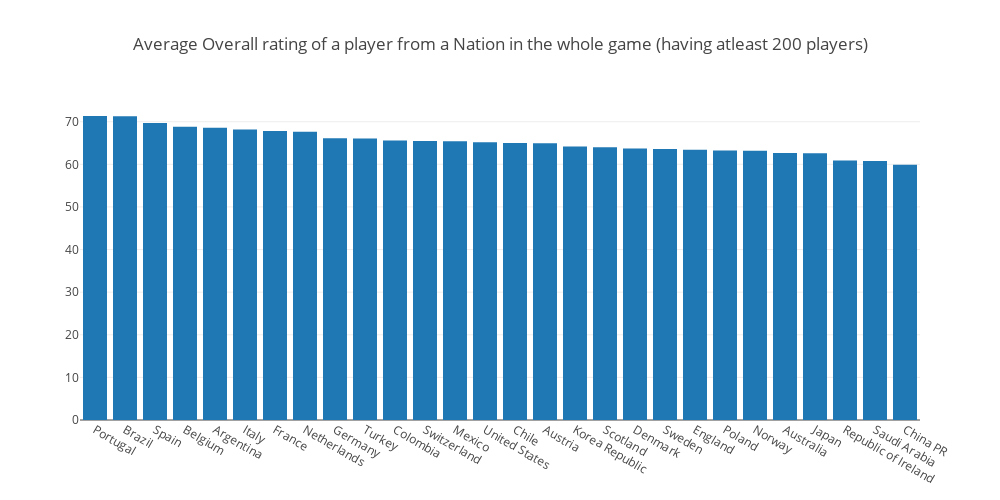

The cell this chart's notebook holds for it:
### Code cell
## So we consider average overall for those team which have atleast 200 players
tm = national_team_data[national_team_data['ID']['count']>200]['Overall']['mean'].sort_values(ascending = False)
plt_data = [go.Bar(
    x = tm.index,
    y = tm
    )]
layout = go.Layout(
    autosize=False,
    width=1000,
    height=500,
    title = "Average Overall rating of a player from a Nation in the whole game (having atleast 200 players)"
)
fig = go.Figure(data=plt_data, layout=layout)
iplot(fig)

### Figure 1 — Plotly figure (JSON) as saved in the notebook; plotly's stock layout.template omitted (floating-point values rounded to 4 significant figures)
{"data": [{"type": "bar", "uid": "808c6783-e4d5-471c-aa6a-23c0995406f0", "x": ["Portugal", "Brazil", "Spain", "Belgium", "Argentina", "Italy", "France", "Netherlands", "Germany", "Turkey", "Colombia", "Switzerland", "Mexico", "United States", "Chile", "Austria", "Korea Republic", "Scotland", "Denmark", "Sweden", "England", "Poland", "Norway", "Australia", "Japan", "Republic of Ireland", "Saudi Arabia", "China PR"], "y": [71.34, 71.27, 69.71, 68.84, 68.58, 68.18, 67.82, 67.67, 66.1, 66.07, 65.59, 65.48, 65.43, 65.17, 65.02, 64.94, 64.2, 64, 63.72, 63.63, 63.43, 63.24, 63.16, 62.65, 62.62, 60.89, 60.76, 59.9]}], "layout": {"autosize": false, "height": 500, "title": {"text": "Average Overall rating of a player from a Nation in the whole game (having atleast 200 players)"}, "width": 1000, "xaxis": {"autorange": true, "range": [-0.5, 27.5], "type": "category"}, "yaxis": {"autorange": true, "range": [0, 75.1], "type": "linear"}}}
